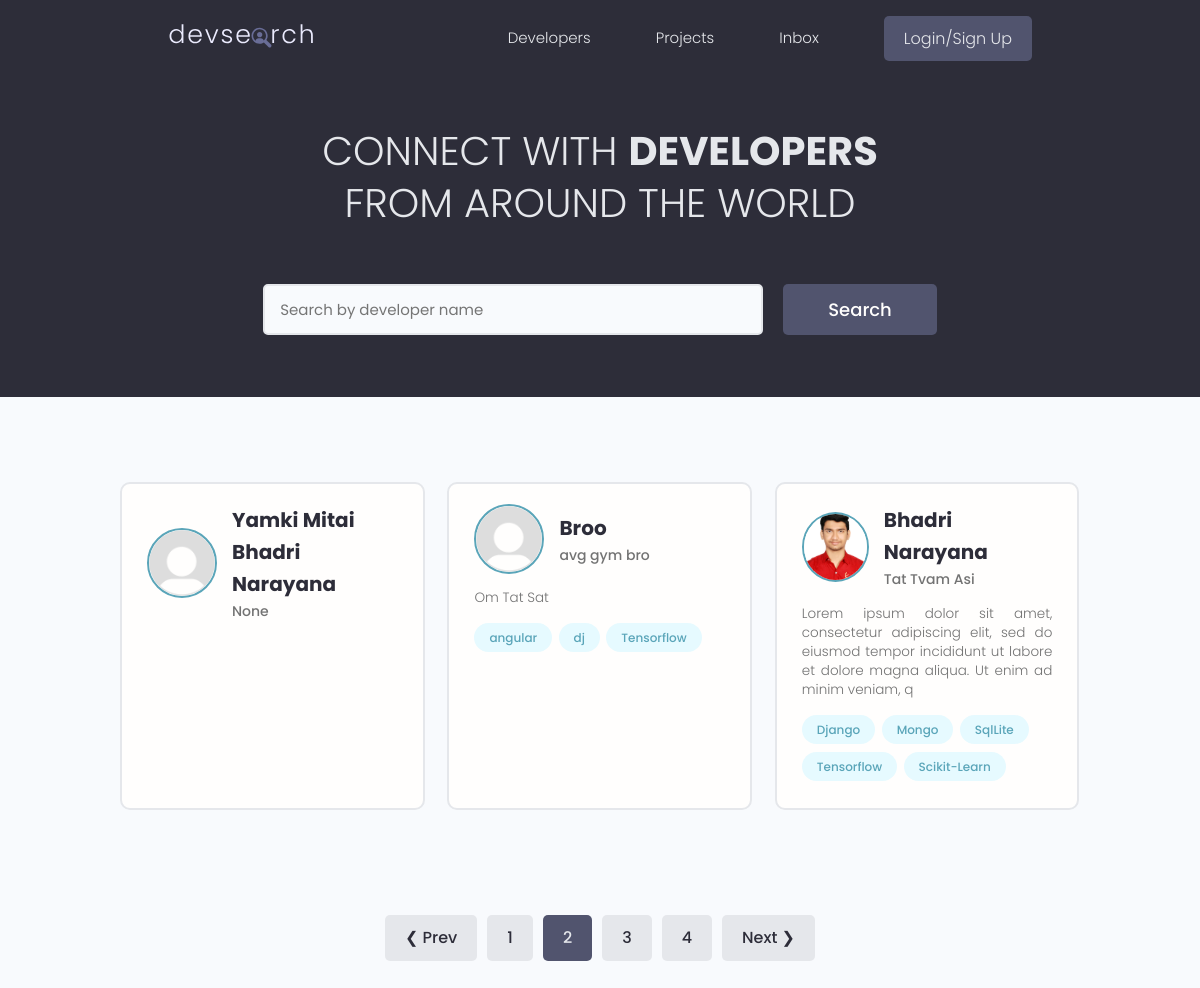
Screenshot of /?page=2 with the database file from the repository.
### users/models.py (models this page shows, shortened)
class Profile(models.Model):
    user = models.OneToOneField(User, on_delete = models.CASCADE, null = True, blank = True)
    name = models.CharField(max_length = 200, blank = True, null = True)
    username = models.CharField(unique = True, max_length=200, blank = True, null = True)
    location = models.CharField(max_length=200, blank = True, null = True)
    email = models.EmailField(max_length = 500, blank = True, null = True)
    short_intro = models.CharField(max_length = 200, blank = True, null = True)
    bio = models.TextField(blank = True, null = True)
    profile_image = models.ImageField(null = True, blank = True, upload_to = 'profiles/', default="profiles/default.png")
    social_github = models.CharField(max_length = 200, blank=True, null = True)
    social_twitter = models.CharField(max_length = 200, blank=True, null = True)
    social_linkedin = models.CharField(max_length = 200, blank=True, null = True)
    social_youtube = models.CharField(max_length = 200, blank=True, null = True)
    social_website = models.CharField(max_length = 200, blank=True, null = True)
    created = models.DateTimeField(auto_now_add=True)
    id = models.UUIDField(default = uuid.uuid4, primary_key=True, unique=True, editable=False)

class Skill(models.Model):
    owner = models.ForeignKey(Profile, on_delete=models.CASCADE, null = True, blank = True)
    name = models.CharField(max_length=200, blank= True, null = True)
    description = models.TextField(null = True, blank = True)
    created = models.DateTimeField(auto_now_add=True)
    id = models.UUIDField(default=uuid.uuid4, unique=True,primary_key=True, editable=False)

### users/views.py (the view)
# urls.py: path('', views.profiles, name = 'profiles'),
def profiles(request):
    profiles, search_query = searchProfiles(request)
    custom_range, profiles = paginateProfiles(request, profiles, 3)
    return render(request, 'users/profiles.html', {'profiles':profiles, 'search_query':search_query, 'custom_range':custom_range})

### users/utils.py (called while the page is built)
def paginateProfiles(request, profiles, results):
        page = request.GET.get('page')
        paginator = Paginator(profiles, results)
        try:
                profiles = paginator.page(page)
        except PageNotAnInteger:
                page = 1
                profiles = paginator.page(page)
        except EmptyPage:
                page = paginator.num_pages
                profiles = paginator.page(page)
        leftIndex = (int(page) - 4)
        if leftIndex < 1:
                leftIndex = 1
        rightIndex = (int(page) + 5)
        if rightIndex > paginator.num_pages:
                rightIndex = paginator.num_pages + 1
        custom_range = range(leftIndex, rightIndex)
        return custom_range, profiles

def searchProfiles(request):
    search_query = ''
    if request.GET.get('search_query'):
        search_query = request.GET.get('search_query')
    skills = Skill.objects.filter(name__icontains = search_query)
    profiles = Profile.objects.distinct().filter(Q(name__icontains = search_query) |
                                       Q(short_intro__icontains = search_query) |
                                       Q(skill__in = skills)
                                       )
    return profiles, search_query

### users/templates/users/profiles.html (shortened to what this page needs)
{% extends 'main.html' %}
{% block content %}
<main class="home">
    <section class="hero-section text-center">
      <div class="container container--narrow">
        <div class="hero-section__box">
          <h2>CONNECT WITH <span>DEVELOPERS</span></h2>
          <h2>FROM AROUND THE WORLD</h2>
        </div>
        <div class="hero-section__search">
          <form id = "searchForm" class="form" action="" method="get">
            <div class="form__field">
              <input class="input input--text" id="formInput#search" type="text" name="search_query"
                value = "{{search_query}}" placeholder="Search by developer name" />
            </div>
            <input class="btn btn--sub btn--lg" type="submit" value="Search" />
          </form>
        </div>
      </div>
    </section>
    <section class="devlist">
      <div class="container">
        <div class="grid grid--three">
            {% for profile in  profiles%}
          <div class="column card">
            <div class="dev">
              <a href="{% url 'profile' profile.id %}" class="card__body">
                <div class="dev__profile">
                  <img class="avatar avatar--md" src="{{profile.profile_image.url}}" alt="image" />
                  <div class="dev__meta">
                    <h3>{{profile.name}}</h3>
                    <h5>{{profile.short_intro|slice:"60"}}</h5>
                  </div>
                </div>
                <p class="dev__info">
                  {{profile.bio| slice:"150"}}
                </p>
                <div class="dev__skills">
                 {% for skill in  profile.skill_set.all|slice:"5"%}
                  <span class="tag tag--pill tag--main">
                    <small>{{skill.name}}</small>
                  </span>
                  {% endfor %}
                </div>
              </a>
            </div>
          </div>
          {% endfor %}
        </div>
      </div>
    </section>
    {% include 'pagination.html' with queryset=profiles custom_range=custom_range %}
  </main>
{% endblock content %}

### static/styles/app.css (style rules this page uses)
:root { --color-sub: #2d2d39; }
.btn--sub { background-color: var(--color-sub-light); }
.card { border: 2px solid var(--color-light); }
img { width: 100%; }
.hero-section { height: 40vh; display: flex; align-items: center; background-color: var(--color-sub); }
.hero-section__box { margin-bottom: 4rem; }
.hero-section__box > h2, .hero-section__box > h2 > span { font-size: 4rem; color: var(--color-light); line-height: 1.3; text-transform: uppercase; }
.hero-section__box > h2 { font-weight: 300; }
.hero-section__box > h2 > span { font-weight: 700; }
.hero-section__search > .form { display: flex; align-items: center; justify-content: center; gap: 2rem; }
.hero-section__search > .form input.input--text { width: 50rem; }
.devlist { margin-top: 8rem; }
.devlist .grid { align-items: stretch; }
.devlist .dev .dev__profile { display: flex; align-items: center; gap: 1.5rem; }
.devlist .dev .dev__meta h3 { color: var(--color-sub); font-size: 2rem; font-weight: 700; }
.devlist .dev .dev__meta h5 { color: var(--color-text); font-size: 1.4rem; font-weight: 500; }
.devlist .dev .dev__info { margin: 1.5rem 0; font-size: 1.35rem; line-height: 1.4; text-align: justify; }

### static/uikit/styles/modules/_variables.css (style rules this page uses)
:root { --color-main: #5aa5b9; --color-main-light: #e6faff; --color-sub: #3f4156; --color-sub-light: #51546e; --color-sub-lighter: #ededfd; --color-text: #737373; --color-gray: #8b8b8b; --color-light: #e5e7eb; --color-light-gray: #767676; --color-bg: #f8fafd; --color-white: #fffefd; --color-white-light: #f3f3f3; --color-success: #359e64; --color-success-bg: #def8e8; --color-error: #fc4b0b; --color-error-bg: #fff2ee; --font-base: 'Poppins', arial, helvetica, 'Segoe UI', roboto, ubuntu, sans-serif; --font-monospace: 'Fira Code', 'Courier New', courier, monospace; --font-regular: 300; --font-medium: 500; --font-bold: 700; --generic-shadow: 1px 1px 5px #00000010; --generic-transition: all 0.3s ease-in-out; }

### static/uikit/styles/modules/_base.css (style rules this page uses)
* { margin: 0; padding: 0; box-sizing: border-box; text-rendering: optimizeLegibility; color: inherit; font-size: inherit; }
html { font-size: 50%; }
@media only screen and (min-width: 480px) { html { font-size: 56.25%; } }
@media only screen and (min-width: 1200px) { html { font-size: 62.5%; } }
body { line-height: 1.6; font-weight: 400; font-size: 1.5rem; color: var(--color-text); background-color: var(--color-bg); min-height: 100vh; }

### static/uikit/styles/modules/_typography.css (style rules this page uses)
* { font-family: var(--font-base); }
h2 { font-size: 3.6rem; font-weight: var(--font-bold); }
h3 { font-size: 3.2rem; font-weight: var(--font-medium); }
h5 { font-size: 2.4rem; font-weight: var(--font-medium); }
h5, h6 { font-weight: var(--font-regular); }
p, span, strong { font-size: 1.6rem; color: var(--color-text); font-weight: var(--font-regular); }
a { padding-bottom: 2px; text-decoration: none; display: inline-block; color: var(--color-main); font-weight: var(--font-medium); }

### static/uikit/styles/modules/_utilities.css (style rules this page uses)
.container { width: 92%; max-width: 165rem; margin: 0 auto; box-sizing: border-box; }
.container--narrow { width: 92%; max-width: 120rem; }
@media screen and (min-width: 1000px) { .container { width: 90%; } }
@media screen and (min-width: 1000px) { .container--narrow { width: 85%; } }
@media screen and (min-width: 1200px) { .container { width: 80%; } }
@media screen and (min-width: 1200px) { .container--narrow { width: 72%; } }
.text-center { text-align: center; }

### static/uikit/styles/modules/_avatar.css (style rules this page uses)
.avatar { border-radius: 50%; border: 2px solid var(--color-main); object-fit: cover; }
.avatar--md { height: 7rem; width: 7rem; }

### static/uikit/styles/modules/_button.css (style rules this page uses)
.btn { display: inline-block; position: relative; cursor: pointer; background-color: var(--color-light); font-weight: var(--font-medium); color: var(--color-sub); text-decoration: none; padding: 1rem 2rem; border-radius: 0.5rem; border: none; width: -webkit-fit-content; width: -moz-fit-content; width: fit-content; height: -webkit-fit-content; height: -moz-fit-content; height: fit-content; font-size: 1.6rem; outline-width: 0; outline-color: transparent; -webkit-backface-visibility: hidden; backface-visibility: hidden; transition: all 0.3s ease-in-out; }
.btn--sub { background-color: var(--color-sub); color: var(--color-white); }
.btn--lg { font-size: 1.8rem; padding: 1.2rem 4.5rem; }

### static/uikit/styles/modules/_card.css (style rules this page uses)
.card { border-radius: 1rem; background-color: var(--color-white); border: 1.5px solid var(--color-light); width: auto; height: auto; margin-top: 0.5rem; margin-bottom: 0.5rem; overflow: hidden; }
.card__body, .card__header { padding: 2rem 2.5rem; }

### rows the page displays
Profile: profile_image (placeholder picture), name "Yamki Mitai Bhadri Narayana", short_intro "None"
Profile: profile_image (placeholder picture), name "Broo", short_intro "avg gym bro", bio "Om Tat Sat"
Skill: name "angular"
Skill: name "dj"
Skill: name "Tensorflow"
Profile: profile_image (picture), name "Bhadri Narayana", short_intro "Tat Tvam Asi", bio "Lorem ipsum dolor sit amet, consectetur adipiscing elit, sed do eiusmod tempor incididunt ut labore et dolore magna aliqua. Ut enim ad minim veniam, q"
Skill: name "Django"
Skill: name "Mongo"
Skill: name "SqlLite"
Skill: name "Tensorflow"
Skill: name "Scikit-Learn"

### other values shown
{{ page }} "1" "3" "4"
{{ page }} "2"
